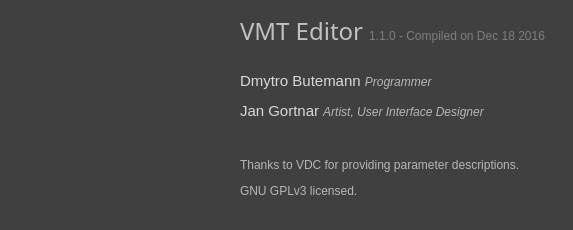
<?xml version="1.0" encoding="UTF-8"?>
<ui version="4.0">
 <class>AboutDialog</class>
 <widget class="QDialog" name="AboutDialog">
  <property name="geometry">
   <rect>
    <x>0</x>
    <y>0</y>
    <width>573</width>
    <height>230</height>
   </rect>
  </property>
  <property name="sizePolicy">
   <sizepolicy hsizetype="Fixed" vsizetype="Fixed">
    <horstretch>0</horstretch>
    <verstretch>0</verstretch>
   </sizepolicy>
  </property>
  <property name="minimumSize">
   <size>
    <width>500</width>
    <height>200</height>
   </size>
  </property>
  <property name="maximumSize">
   <size>
    <width>700</width>
    <height>300</height>
   </size>
  </property>
  <property name="palette">
   <palette>
    <active>
     <colorrole role="WindowText">
      <brush brushstyle="SolidPattern">
       <color alpha="255">
        <red>192</red>
        <green>192</green>
        <blue>192</blue>
       </color>
      </brush>
     </colorrole>
     <colorrole role="Button">
      <brush brushstyle="SolidPattern">
       <color alpha="255">
        <red>64</red>
        <green>64</green>
        <blue>64</blue>
       </color>
      </brush>
     </colorrole>
     <colorrole role="Light">
      <brush brushstyle="SolidPattern">
       <color alpha="255">
        <red>255</red>
        <green>255</green>
        <blue>255</blue>
       </color>
      </brush>
     </colorrole>
     <colorrole role="Midlight">
      <brush brushstyle="SolidPattern">
       <color alpha="255">
        <red>251</red>
        <green>251</green>
        <blue>251</blue>
       </color>
      </brush>
     </colorrole>
     <colorrole role="Dark">
      <brush brushstyle="SolidPattern">
       <color alpha="255">
        <red>123</red>
        <green>123</green>
        <blue>123</blue>
       </color>
      </brush>
     </colorrole>
     <colorrole role="Mid">
      <brush brushstyle="SolidPattern">
       <color alpha="255">
        <red>165</red>
        <green>165</green>
        <blue>165</blue>
       </color>
      </brush>
     </colorrole>
     <colorrole role="Text">
      <brush brushstyle="SolidPattern">
       <color alpha="255">
        <red>192</red>
        <green>192</green>
        <blue>192</blue>
       </color>
      </brush>
     </colorrole>
     <colorrole role="BrightText">
      <brush brushstyle="SolidPattern">
       <color alpha="255">
        <red>255</red>
        <green>255</green>
        <blue>255</blue>
       </color>
      </brush>
     </colorrole>
     <colorrole role="ButtonText">
      <brush brushstyle="SolidPattern">
       <color alpha="255">
        <red>192</red>
        <green>192</green>
        <blue>192</blue>
       </color>
      </brush>
     </colorrole>
     <colorrole role="Base">
      <brush brushstyle="SolidPattern">
       <color alpha="255">
        <red>64</red>
        <green>64</green>
        <blue>64</blue>
       </color>
      </brush>
     </colorrole>
     <colorrole role="Window">
      <brush brushstyle="SolidPattern">
       <color alpha="255">
        <red>64</red>
        <green>64</green>
        <blue>64</blue>
       </color>
      </brush>
     </colorrole>
     <colorrole role="Shadow">
      <brush brushstyle="SolidPattern">
       <color alpha="255">
        <red>0</red>
        <green>0</green>
        <blue>0</blue>
       </color>
      </brush>
     </colorrole>
     <colorrole role="AlternateBase">
      <brush brushstyle="SolidPattern">
       <color alpha="255">
        <red>251</red>
        <green>251</green>
        <blue>251</blue>
       </color>
      </brush>
     </colorrole>
     <colorrole role="ToolTipBase">
      <brush brushstyle="SolidPattern">
       <color alpha="255">
        <red>255</red>
        <green>255</green>
        <blue>220</blue>
       </color>
      </brush>
     </colorrole>
     <colorrole role="ToolTipText">
      <brush brushstyle="SolidPattern">
       <color alpha="255">
        <red>0</red>
        <green>0</green>
        <blue>0</blue>
       </color>
      </brush>
     </colorrole>
    </active>
    <inactive>
     <colorrole role="WindowText">
      <brush brushstyle="SolidPattern">
       <color alpha="255">
        <red>192</red>
        <green>192</green>
        <blue>192</blue>
       </color>
      </brush>
     </colorrole>
     <colorrole role="Button">
      <brush brushstyle="SolidPattern">
       <color alpha="255">
        <red>64</red>
        <green>64</green>
        <blue>64</blue>
       </color>
      </brush>
     </colorrole>
     <colorrole role="Light">
      <brush brushstyle="SolidPattern">
       <color alpha="255">
        <red>255</red>
        <green>255</green>
        <blue>255</blue>
       </color>
      </brush>
     </colorrole>
     <colorrole role="Midlight">
      <brush brushstyle="SolidPattern">
       <color alpha="255">
        <red>251</red>
        <green>251</green>
        <blue>251</blue>
       </color>
      </brush>
     </colorrole>
     <colorrole role="Dark">
      <brush brushstyle="SolidPattern">
       <color alpha="255">
        <red>123</red>
        <green>123</green>
        <blue>123</blue>
       </color>
      </brush>
     </colorrole>
     <colorrole role="Mid">
      <brush brushstyle="SolidPattern">
       <color alpha="255">
        <red>165</red>
        <green>165</green>
        <blue>165</blue>
       </color>
      </brush>
     </colorrole>
     <colorrole role="Text">
      <brush brushstyle="SolidPattern">
       <color alpha="255">
        <red>192</red>
        <green>192</green>
        <blue>192</blue>
       </color>
      </brush>
     </colorrole>
     <colorrole role="BrightText">
      <brush brushstyle="SolidPattern">
       <color alpha="255">
        <red>255</red>
        <green>255</green>
        <blue>255</blue>
       </color>
      </brush>
     </colorrole>
     <colorrole role="ButtonText">
      <brush brushstyle="SolidPattern">
       <color alpha="255">
        <red>192</red>
        <green>192</green>
        <blue>192</blue>
       </color>
      </brush>
     </colorrole>
     <colorrole role="Base">
      <brush brushstyle="SolidPattern">
       <color alpha="255">
        <red>64</red>
        <green>64</green>
        <blue>64</blue>
       </color>
      </brush>
     </colorrole>
     <colorrole role="Window">
      <brush brushstyle="SolidPattern">
       <color alpha="255">
        <red>64</red>
        <green>64</green>
        <blue>64</blue>
       </color>
      </brush>
     </colorrole>
     <colorrole role="Shadow">
      <brush brushstyle="SolidPattern">
       <color alpha="255">
        <red>0</red>
        <green>0</green>
        <blue>0</blue>
       </color>
      </brush>
     </colorrole>
     <colorrole role="AlternateBase">
      <brush brushstyle="SolidPattern">
       <color alpha="255">
        <red>251</red>
        <green>251</green>
        <blue>251</blue>
       </color>
      </brush>
     </colorrole>
     <colorrole role="ToolTipBase">
      <brush brushstyle="SolidPattern">
       <color alpha="255">
        <red>255</red>
        <green>255</green>
        <blue>220</blue>
       </color>
      </brush>
     </colorrole>
     <colorrole role="ToolTipText">
      <brush brushstyle="SolidPattern">
       <color alpha="255">
        <red>0</red>
        <green>0</green>
        <blue>0</blue>
       </color>
      </brush>
     </colorrole>
    </inactive>
    <disabled>
     <colorrole role="WindowText">
      <brush brushstyle="SolidPattern">
       <color alpha="255">
        <red>80</red>
        <green>80</green>
        <blue>80</blue>
       </color>
      </brush>
     </colorrole>
     <colorrole role="Button">
      <brush brushstyle="SolidPattern">
       <color alpha="255">
        <red>64</red>
        <green>64</green>
        <blue>64</blue>
       </color>
      </brush>
     </colorrole>
     <colorrole role="Light">
      <brush brushstyle="SolidPattern">
       <color alpha="255">
        <red>255</red>
        <green>255</green>
        <blue>255</blue>
       </color>
      </brush>
     </colorrole>
     <colorrole role="Midlight">
      <brush brushstyle="SolidPattern">
       <color alpha="255">
        <red>251</red>
        <green>251</green>
        <blue>251</blue>
       </color>
      </brush>
     </colorrole>
     <colorrole role="Dark">
      <brush brushstyle="SolidPattern">
       <color alpha="255">
        <red>123</red>
        <green>123</green>
        <blue>123</blue>
       </color>
      </brush>
     </colorrole>
     <colorrole role="Mid">
      <brush brushstyle="SolidPattern">
       <color alpha="255">
        <red>165</red>
        <green>165</green>
        <blue>165</blue>
       </color>
      </brush>
     </colorrole>
     <colorrole role="Text">
      <brush brushstyle="SolidPattern">
       <color alpha="255">
        <red>80</red>
        <green>80</green>
        <blue>80</blue>
       </color>
      </brush>
     </colorrole>
     <colorrole role="BrightText">
      <brush brushstyle="SolidPattern">
       <color alpha="255">
        <red>255</red>
        <green>255</green>
        <blue>255</blue>
       </color>
      </brush>
     </colorrole>
     <colorrole role="ButtonText">
      <brush brushstyle="SolidPattern">
       <color alpha="255">
        <red>80</red>
        <green>80</green>
        <blue>80</blue>
       </color>
      </brush>
     </colorrole>
     <colorrole role="Base">
      <brush brushstyle="SolidPattern">
       <color alpha="255">
        <red>64</red>
        <green>64</green>
        <blue>64</blue>
       </color>
      </brush>
     </colorrole>
     <colorrole role="Window">
      <brush brushstyle="SolidPattern">
       <color alpha="255">
        <red>64</red>
        <green>64</green>
        <blue>64</blue>
       </color>
      </brush>
     </colorrole>
     <colorrole role="Shadow">
      <brush brushstyle="SolidPattern">
       <color alpha="255">
        <red>0</red>
        <green>0</green>
        <blue>0</blue>
       </color>
      </brush>
     </colorrole>
     <colorrole role="AlternateBase">
      <brush brushstyle="SolidPattern">
       <color alpha="255">
        <red>247</red>
        <green>247</green>
        <blue>247</blue>
       </color>
      </brush>
     </colorrole>
     <colorrole role="ToolTipBase">
      <brush brushstyle="SolidPattern">
       <color alpha="255">
        <red>255</red>
        <green>255</green>
        <blue>220</blue>
       </color>
      </brush>
     </colorrole>
     <colorrole role="ToolTipText">
      <brush brushstyle="SolidPattern">
       <color alpha="255">
        <red>0</red>
        <green>0</green>
        <blue>0</blue>
       </color>
      </brush>
     </colorrole>
    </disabled>
   </palette>
  </property>
  <property name="windowTitle">
   <string>About VMT Editor</string>
  </property>
  <property name="styleSheet">
   <string notr="true"> /* Progress bar */

QProgressBar:horizontal {
    border: 1px solid #3A3939;
    text-align: center;
    padding: 1px;
    background: #201F1F;
}
QProgressBar::chunk:horizontal {
    background-color: qlineargradient(spread:reflect, x1:1, y1:0.545, x2:1, y2:0, stop:0 rgba(28, 66, 111, 255), stop:1 rgba(37, 87, 146, 255));
}

 /* Tool tip (with fancy animation, how to turn that off?) */

/*
QToolTip
{
    border: 1px solid #ddd;
    background-color: #eee;
    color: black;
    padding: 1px;
    opacity: 200;
}
*/

QWidget
{
	font: 9pt &quot;Segoe UI&quot;;
    color: silver;
    background-color: #404040;
   
}

QWidget:disabled
{
  color: #505050;
    
}

/*
QWidget:focus, QMenuBar:focus
{
    border: 0px solid #666;
}

QTabWidget:focus, QCheckBox:focus
{
    border: none;
}

/* yes */

QLineEdit
{
    background-color: #222;
    padding: 2px;
    border-style: solid;
    border: 1px solid #555;
        color: silver;
}

/* Groupbox and titles */

QGroupBox {
    border: 1px solid #555;
    margin-top: 6px;
	padding: 4px;
} 

QGroupBox::title {
    subcontrol-origin: margin;
    left: 10px;
	bottom: 1px;
	padding-left: 5px;
    padding-right: 5px;	
}



QScrollBar:horizontal
{
    height: 15px;
    margin: 0px 11px 0px 11px;
    border: 1px solid #3A3939;
    border-radius: 0px;
    background-color: QLinearGradient( x1: 0, y1: 1, x2: 0, y2: 0,
    stop: 0 #302F2F, stop: 1 #484846);
}

QScrollBar::handle:horizontal
{
    background-color: QLinearGradient( x1: 0, y1: 1, x2: 0, y2: 0,
    stop: 0 #605F5F, stop: 1 #787876);
    min-width: 5px;
    border-radius: 0px;
}

QScrollBar::sub-line:horizontal
{
    border-image: url(:/qss_icons/rc/right_arrow_disabled.png);
    width: 10px;
    height: 10px;
    subcontrol-position: right;
    subcontrol-origin: margin;
}

QScrollBar::add-line:horizontal
{
    border-image: url(:/qss_icons/rc/left_arrow_disabled.png);
    height: 10px;
    width: 10px;
    subcontrol-position: left;
    subcontrol-origin: margin;
}

QScrollBar::sub-line:horizontal:hover,QScrollBar::sub-line:horizontal:on
{
    border-image: url(:/qss_icons/rc/right_arrow.png);
    height: 10px;
    width: 10px;
    subcontrol-position: right;
    subcontrol-origin: margin;
}


QScrollBar::add-line:horizontal:hover, QScrollBar::add-line:horizontal:on
{
    border-image: url(:/qss_icons/rc/left_arrow.png);
    height: 10px;
    width: 10px;
    subcontrol-position: left;
    subcontrol-origin: margin;
}

QScrollBar::up-arrow:horizontal, QScrollBar::down-arrow:horizontal
{
    background: none;
}


QScrollBar::add-page:horizontal, QScrollBar::sub-page:horizontal
{
    background: none;
}

/* Vertical scroll bar, works fine */


QScrollBar:vertical
{
    background-color:  #555;
    width: 15px;
    margin: 15px 0 15px 0;
    border: 0px solid #222;
    
}

QScrollBar::handle:vertical
{
    background-color: #777;
    min-height: 5px;
   
}

QScrollBar::sub-line:vertical
{
    border-image: url(:/qss_icons/rc/scrollup.png);
	background-color:  #555;
    height: 15px;
    width: 15px;
    subcontrol-position: top;
    subcontrol-origin: margin;
}

QScrollBar::add-line:vertical
{
   
    border-image: url(:/qss_icons/rc/scrolldn.png);
	background-color:  #555;
    height: 15px;
    width: 15px;
    subcontrol-position: bottom;
    subcontrol-origin: margin;
}

QScrollBar::sub-line:vertical:hover,QScrollBar::sub-line:vertical:on
{

    background-color:  #666;
    height: 15px;
    width: 15px;
    subcontrol-position: top;
    subcontrol-origin: margin;
}


QScrollBar::add-line:vertical:hover, QScrollBar::add-line:vertical:on
{
    background-color:  #666;
    height: 15px;
    width: 15px;
    subcontrol-position: bottom;
    subcontrol-origin: margin;
}

QScrollBar::up-arrow:vertical, QScrollBar::down-arrow:vertical
{
    background: none;
}


QScrollBar::add-page:vertical, QScrollBar::sub-page:vertical
{
    background: none;
}

/* Different edits */

QTextEdit
{
    background-color: #222;
    color: silver;
    border: 1px solid #555;
}

QPlainTextEdit
{
    background-color: #222;
    color: silver;
    border: 1px solid #555;
	border-radius: 0px;
}

/* Suspicious stuff 

QHeaderView::section
{
    background-color: #3A3939;
    color: silver;
    padding-left: 4px;
    border: 1px solid #6c6c6c;
}

/* */


QCheckBox:disabled
{
    color: #404040;
}

QSizeGrip {
    image: url(:/qss_icons/rc/sizegrip.png);
    width: 12px;
    height: 12px;
}

/* Radio buttons */


QRadioButton::indicator:checked, QRadioButton::indicator:unchecked{
    color: #b1b1b1;
    background-color: #222;
    border: 1px solid #555;
    border-radius: 5px;
}



QRadioButton::indicator:checked
{
    background-color: qradialgradient(
    cx: 0.55, cy: 0.55,
    fx: 0.5, fy: 0.5,
    radius: 1.0,
    stop: 0.25 #777,
    stop: 0.3 #222
    );
}

QRadioButton::indicator
{
    border-radius: 7px;
    width: 9px;
    height: 9px;
}


QRadioButton::indicator:hover, QCheckBox::indicator:hover
{
    border: 1px solid #78879b;
}

QCheckBox::indicator{
    color: #b1b1b1;
    background-color: #222;
    border: 1px solid #555;
    width: 11px;
    height: 11px;
}

QCheckBox::indicator:checked
{
    image:url(:/qss_icons/rc/checkbox.png);
}

QCheckBox::indicator:disabled, QRadioButton::indicator:disabled
{
    border: 1px solid #444;
}

QFrame
{
	background-color: #f0f0f0;
	border: 0px;
	color: #fff;
	margin-bottom: 0px;
}

QFrame#frame {
	border-bottom: 1px solid #222;
	
}

/* what is this 

QStackedWidget
{
    border: none;
}

/* toolbar, do we use toolbar? */

QToolBar {
    border: 0px solid #393838;
    background: 1px solid #333;
    font-weight: bold;
}

QToolBar::handle:horizontal {
    image: url(:/qss_icons/rc/Hmovetoolbar.png);
}
QToolBar::handle:vertical {
    image: url(:/qss_icons/rc/Vmovetoolbar.png);
}
QToolBar::separator:horizontal {
    image: url(:/qss_icons/rc/Hsepartoolbar.png);
}
QToolBar::separator:vertical {
    image: url(:/qss_icons/rc/Vsepartoolbars.png);
}

/* Buttons, both are the same */


QToolButton
{
    color: silver;
    background-color: #333;
    border-width: 1px;
    border-color: #333;
    border-style: solid;
 	padding: 2px;
	height: 23px;
   
}

QToolButton:disabled
{
    background-color:#333;
    border-width: 1px;
    border-color: #333;
    border-style: solid;
  	padding: 2px;
    color: #3A3939;
}

QToolButton:hover
{
    background-color:#404040;
}


QPushButton
{
	color: silver;
    background-color: QLinearGradient( x1: 0, y1: 1, x2: 0, y2: 0,
    stop: 0 #333, stop: 1 #404040);
    border-width: 1px;
    border-color: #555;
    border-style: solid;
    padding-top: 4px;
	min-width: 65px;
    padding-bottom: 4px;
    padding-left: 5px;
    padding-right: 5px;
   
}

QPushButton:disabled
{
    background-color:#505050;
    border-width: 1px;
    border-color: #555;
    border-style: solid;
    padding-top: 4px;
    padding-bottom: 4px;
	min-width: 65px;
    padding-left: 5px;
    padding-right: 5px;
    color: #3A3939;
}

QPushButton:focus
{
	border: 1px solid #78879b;
}

QPushButton:hover
{
    background-color: QLinearGradient( x1: 0, y1: 1, x2: 0, y2: 0,
    stop: 0 #444, stop: 1 #505050);
}


QComboBox
{
    selection-background-color: #78879b;
    background-color: #222;
    border-style: solid;
    border: 1px solid #555;
    border-radius: 0px;
    padding: 2px;
}

/* Make stuff light up on hover */


QComboBox:hover,QAbstractSpinBox:hover,QLineEdit:hover,QTextEdit:hover,QPlainTextEdit:hover,QAbstractView:hover,QTreeView:hover
{
    border: 1px solid #78879b;
    color: silver;
}

QComboBox:on
{
    background-color: #626873;
    padding-top: 3px;
    padding-left: 4px;
    selection-background-color: #4a4a4a;
}

/* No idea */


QComboBox QAbstractItemView
{
    background-color: #201F1F;
    border-radius: 0px;
    border: 1px solid #555;
    selection-background-color: QLinearGradient( x1: 0, y1: 0, x2: 0, y2: 1,
      stop: 0 #78879b, stop: 1 #78879b);
}

QComboBox::drop-down
{
    subcontrol-origin: padding;
    subcontrol-position: top right;
    width: 15px;

    border-left-width: 0px;
    border-left-color: darkgray;
    border-left-style: solid;
    border-top-right-radius: 0px;
    border-bottom-right-radius: 0px;
}

QComboBox::down-arrow
{
    image: url(:/qss_icons/rc/down_arrow_disabled.png);
}

QComboBox::down-arrow:on, QComboBox::down-arrow:hover,
QComboBox::down-arrow:focus
{
    image: url(:/qss_icons/rc/down_arrow.png);
}

QPushButton:pressed
{
    background-color: QLinearGradient( x1: 0, y1: 0, x2: 0, y2: 1,
    stop: 0 #302F2F, stop: 1 #484846);
}

/* Spinboxes */

QAbstractSpinBox {
    padding-top: 2px;
    padding-bottom: 2px;
    border: 1px solid #555;
    background-color: #222;
    color: silver;
    
}

QAbstractSpinBox:up-button
{
    background-color: #333;
	 border: 1px solid #333;  
	width: 19px;
	subcontrol-position: top right;
}

QAbstractSpinBox:down-button
{
    background-color: #333;
    width: 19px;
	 border: 1px solid #333;
    subcontrol-position: bottom right;
}

QAbstractSpinBox:up-button:disabled
{
    background-color: #333;
	 border: 1px solid #333;  
	width: 19px;
	subcontrol-position: top right;
}

QAbstractSpinBox:down-button:disabled
{
    background-color: #333;
    width: 19px;
	 border: 1px solid #333;
    subcontrol-position: bottom right;
}

QAbstractSpinBox::up-arrow,QAbstractSpinBox::up-arrow:disabled,QAbstractSpinBox::up-arrow:off {
    image: url(:/qss_icons/rc/up_arrow_disabled.png);
    width: 20px;
    height: 10px;
}

QAbstractSpinBox::up-arrow:hover
{
    background-color: #444;
	
}


QAbstractSpinBox::down-arrow,QAbstractSpinBox::down-arrow:disabled,QAbstractSpinBox::down-arrow:off
{
    image: url(:/qss_icons/rc/down_arrow_disabled.png);
    width: 20px;
    height: 10px;
}
QAbstractSpinBox::down-arrow:hover
{
    background-color: #444;
	
}


QLabel
{
	 background-color: #404040;
	 border: 0px solid black;
	color: silver;
}

/* Dock widgets */

QDockWidget
{
    color: silver;
    titlebar-close-icon: url(:/qss_icons/rc/close.png);
    titlebar-normal-icon: url(:/qss_icons/rc/undock.png);
}

QDockWidget::title
{
    border: 1px solid #444;
    border-bottom: #333;
    text-align: left;
    spacing: 2px;
    background-color: #333;
    background-image: none;
    padding-left: 10px;
}

QDockWidget {
    border: 1px solid lightgray;
    titlebar-close-icon: url(:/qss_icons/rc/close.png);
    titlebar-normal-icon: url(:/qss_icons/rc/undock.png);
}

QDockWidget::close-button, QDockWidget::float-button {
    border: 1px solid transparent;
    border-radius: 0px;
    background: transparent;
    icon-size: 10px;
}

QDockWidget::close-button:hover, QDockWidget::float-button:hover {
    background: #3A3939;
}

QDockWidget::close-button:pressed, QDockWidget::float-button:pressed {
    padding: 1px -1px -1px 1px;
}

/* We don't grow trees here 

QTreeView, QListView, QTableView
{
    border: 1px solid #3A3939;
    background-color: #201F1F;
}

QTreeView:branch:selected, QTreeView:branch:hover
{
    background: url(:/qss_icons/rc/transparent.png);
}

QTreeView::branch:has-siblings:!adjoins-item {
    border-image: url(:/qss_icons/rc/transparent.png);
}

QTreeView::branch:has-siblings:adjoins-item {
    border-image: url(:/qss_icons/rc/transparent.png);
}

QTreeView::branch:!has-children:!has-siblings:adjoins-item {
    border-image: url(:/qss_icons/rc/transparent.png);
}

QTreeView::branch:has-children:!has-siblings:closed,
QTreeView::branch:closed:has-children:has-siblings {
    image: url(:/qss_icons/rc/branch_closed.png);
}

QTreeView::branch:open:has-children:!has-siblings,
QTreeView::branch:open:has-children:has-siblings {
    image: url(:/qss_icons/rc/branch_open.png);
}

QTreeView::branch:has-children:!has-siblings:closed:hover,
QTreeView::branch:closed:has-children:has-siblings:hover {
    image: url(:/qss_icons/rc/branch_closed-on.png);
    }

QTreeView::branch:open:has-children:!has-siblings:hover,
QTreeView::branch:open:has-children:has-siblings:hover {
    image: url(:/qss_icons/rc/branch_open-on.png);
    }

/* slider horizontal, works */


QSlider::groove:horizontal {
    border: 1px solid #555;
    height: 5px;
    background: #222;
    margin: 2px 0;
    
}

QSlider:selected, QTabBar:tab:selected {
    border: 0px;
     
}

QSlider::handle:horizontal {
    background: #666;
    border: 1px solid #777;
    width: 6px;
    height: 14px;
    margin: -4px 0;
  
}

/* Slider vertical, doesn't work */

QSlider::groove:vertical {
    border: 1px solid #3A3939;
    width: 8px;
    background: #201F1F;
    margin: 0 0px;
    border-radius: 0px;
}

QSlider::handle:vertical {
    background: QLinearGradient( x1: 0, y1: 0, x2: 0, y2: 1, stop: 0.0 silver,
      stop: 0.2 #a8a8a8, stop: 1 #727272);
    border: 1px solid #3A3939;
    width: 14px;
    height: 14px;
    margin: 0 -4px;
    border-radius: 0px;
}


</string>
  </property>
  <widget class="QLabel" name="label">
   <property name="geometry">
    <rect>
     <x>20</x>
     <y>20</y>
     <width>192</width>
     <height>192</height>
    </rect>
   </property>
   <property name="pixmap">
    <pixmap resource="../resources.qrc">:/icons/iconFlat</pixmap>
   </property>
   <property name="scaledContents">
    <bool>true</bool>
   </property>
  </widget>
  <widget class="QLabel" name="label_2">
   <property name="geometry">
    <rect>
     <x>240</x>
     <y>14</y>
     <width>124</width>
     <height>35</height>
    </rect>
   </property>
   <property name="font">
    <font>
     <family>Segoe UI Semilight</family>
     <pointsize>9</pointsize>
     <weight>50</weight>
     <italic>false</italic>
     <bold>false</bold>
    </font>
   </property>
   <property name="styleSheet">
    <string notr="true">QWidget {
font-family: &quot;Segoe UI Semilight&quot;
}</string>
   </property>
   <property name="text">
    <string>&lt;html&gt;&lt;head/&gt;&lt;body&gt;&lt;p&gt;&lt;span style=&quot; font-size:18pt;&quot;&gt;VMT Editor&lt;/span&gt;&lt;/p&gt;&lt;/body&gt;&lt;/html&gt;</string>
   </property>
  </widget>
  <widget class="QLabel" name="label_version">
   <property name="geometry">
    <rect>
     <x>369</x>
     <y>28</y>
     <width>221</width>
     <height>16</height>
    </rect>
   </property>
   <property name="font">
    <font>
     <family>Segoe UI</family>
     <pointsize>9</pointsize>
     <weight>50</weight>
     <italic>false</italic>
     <bold>false</bold>
    </font>
   </property>
   <property name="text">
    <string>&lt;!DOCTYPE HTML PUBLIC &quot;-//W3C//DTD HTML 4.0//EN&quot; &quot;http://www.w3.org/TR/REC-html40/strict.dtd&quot;&gt;
&lt;html&gt;&lt;head&gt;&lt;meta name=&quot;qrichtext&quot; content=&quot;1&quot; /&gt;&lt;style type=&quot;text/css&quot;&gt;
p, li { white-space: pre-wrap; }
&lt;/style&gt;&lt;/head&gt;&lt;body style=&quot; font-family:'Segoe UI'; font-size:9pt; font-weight:400; font-style:normal;&quot;&gt;
&lt;p style=&quot; margin-top:0px; margin-bottom:0px; margin-left:0px; margin-right:0px; -qt-block-indent:0; text-indent:0px;&quot;&gt;&lt;span style=&quot; color:#7d7d7d;&quot;&gt;1.1.0 - Compiled on Dec 18 2016&lt;/span&gt;&lt;/p&gt;&lt;/body&gt;&lt;/html&gt;</string>
   </property>
   <property name="textFormat">
    <enum>Qt::RichText</enum>
   </property>
  </widget>
  <widget class="QLabel" name="label_4">
   <property name="geometry">
    <rect>
     <x>240</x>
     <y>60</y>
     <width>300</width>
     <height>151</height>
    </rect>
   </property>
   <property name="maximumSize">
    <size>
     <width>300</width>
     <height>16777215</height>
    </size>
   </property>
   <property name="font">
    <font>
     <family>Segoe UI</family>
     <pointsize>9</pointsize>
     <weight>50</weight>
     <italic>false</italic>
     <bold>false</bold>
    </font>
   </property>
   <property name="text">
    <string>&lt;!DOCTYPE HTML PUBLIC &quot;-//W3C//DTD HTML 4.0//EN&quot; &quot;http://www.w3.org/TR/REC-html40/strict.dtd&quot;&gt;
&lt;html&gt;&lt;head&gt;&lt;meta name=&quot;qrichtext&quot; content=&quot;1&quot; /&gt;&lt;style type=&quot;text/css&quot;&gt;
p, li { white-space: pre-wrap; }
&lt;/style&gt;&lt;/head&gt;&lt;body style=&quot; font-family:'Segoe UI'; font-size:9pt; font-weight:400; font-style:normal;&quot;&gt;
&lt;p style=&quot; margin-top:0px; margin-bottom:0px; margin-left:0px; margin-right:0px; -qt-block-indent:0; text-indent:0px;&quot;&gt;&lt;span style=&quot; font-size:11pt; color:#d8d8d8;&quot;&gt;Dmytro Butemann &lt;/span&gt;&lt;span style=&quot; font-style:italic; color:#b6b6b6;&quot;&gt;Programmer&lt;/span&gt;&lt;/p&gt;
&lt;p style=&quot; margin-top:12px; margin-bottom:12px; margin-left:0px; margin-right:0px; -qt-block-indent:0; text-indent:0px;&quot;&gt;&lt;span style=&quot; font-size:11pt; color:#d8d8d8;&quot;&gt;Jan Gortnar &lt;/span&gt;&lt;span style=&quot; font-style:italic; color:#b6b6b6;&quot;&gt;Artist, User Interface Designer&lt;/span&gt;&lt;/p&gt;
&lt;p style=&quot;-qt-paragraph-type:empty; margin-top:12px; margin-bottom:12px; margin-left:0px; margin-right:0px; -qt-block-indent:0; text-indent:0px;&quot;&gt;&lt;br /&gt;&lt;/p&gt;
&lt;p style=&quot; margin-top:12px; margin-bottom:12px; margin-left:0px; margin-right:0px; -qt-block-indent:0; text-indent:0px;&quot;&gt;&lt;span style=&quot; color:#b6b6b6;&quot;&gt;Thanks to VDC for providing parameter descriptions.&lt;/span&gt;&lt;/p&gt;
&lt;p style=&quot; margin-top:12px; margin-bottom:12px; margin-left:0px; margin-right:0px; -qt-block-indent:0; text-indent:0px;&quot;&gt;&lt;span style=&quot; color:#b6b6b6;&quot;&gt;GNU GPLv3 licensed.&lt;/span&gt;&lt;/p&gt;&lt;/body&gt;&lt;/html&gt;</string>
   </property>
  </widget>
  <widget class="GitHubLinkLabel" name="label_3">
   <property name="geometry">
    <rect>
     <x>500</x>
     <y>70</y>
     <width>48</width>
     <height>48</height>
    </rect>
   </property>
   <property name="styleSheet">
    <string notr="true">QLabel::hover {
background-color: rgb(255, 255, 0);
}</string>
   </property>
   <property name="text">
    <string/>
   </property>
   <property name="pixmap">
    <pixmap resource="../resources.qrc">:/icons/github</pixmap>
   </property>
   <property name="scaledContents">
    <bool>true</bool>
   </property>
  </widget>
 </widget>
 <customwidgets>
  <customwidget>
   <class>GitHubLinkLabel</class>
   <extends>QLabel</extends>
   <header>aboutdialog.h</header>
  </customwidget>
 </customwidgets>
 <resources>
  <include location="../resources.qrc"/>
 </resources>
 <connections/>
</ui>
